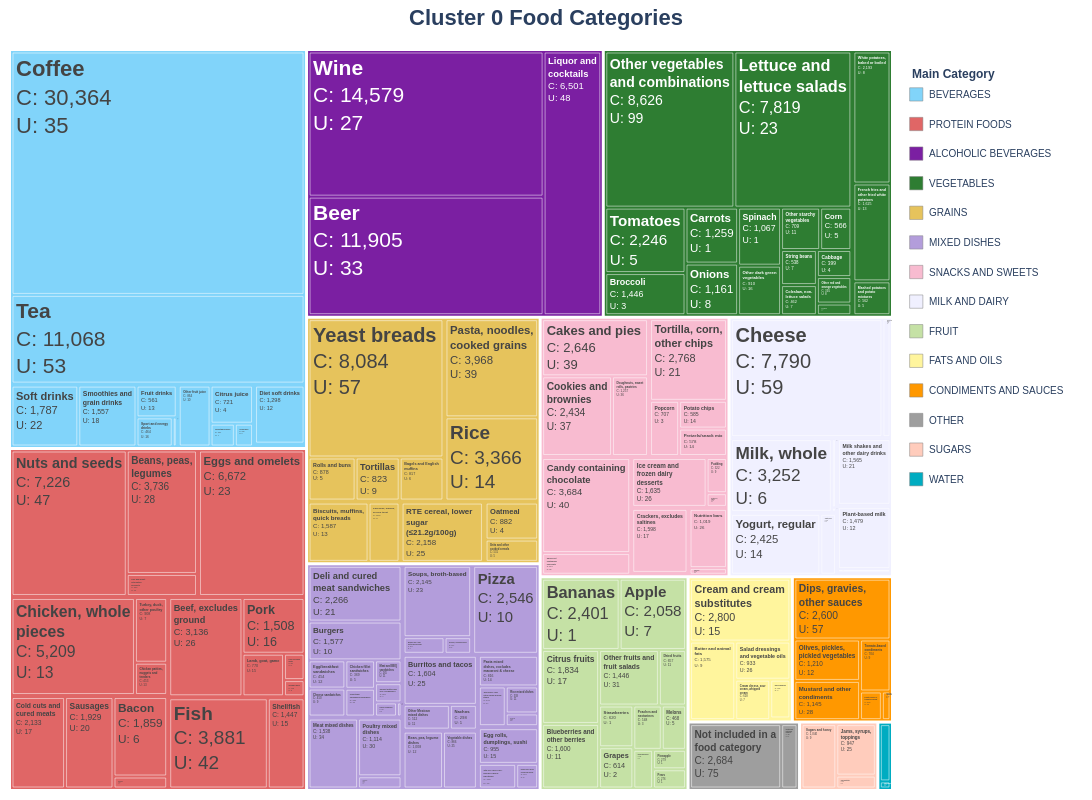

Notebook code cell kept with this figure:
### Code cell
# Example usage:
fig = create_food_treemap(
    user_food_cluster_df[user_food_cluster_df['cluster'] == 0], 
    output_png="food_treemap_cluster_0.png",
    title="Cluster 0 Food Categories"
)
fig.show() # For interactive display

### Figure 1 — Plotly figure (JSON) as saved in the notebook; plotly's stock layout.template omitted (floating-point values rounded to 4 significant figures; data arrays with more than 128 entries replaced by an {"elided": "..."} marker saying what was removed)
{"data": [{"branchvalues": "total", "customdata": {"elided": "212x2 str values"}, "domain": {"x": [0, 1], "y": [0, 1]}, "hovertemplate": {"elided": "212 str values"}, "ids": {"elided": "212 str values"}, "insidetextfont": {"family": "Arial, sans-serif", "size": {"elided": "212 int values"}}, "labels": {"elided": "212 str values"}, "marker": {"colors": {"elided": "212 str values"}, "depthfade": false, "line": {"color": "white", "width": {"elided": "212 float values"}}, "pad": {"b": 1, "l": 1, "r": 1, "t": 1}}, "name": "", "parents": {"elided": "212 str values"}, "textposition": "top left", "texttemplate": "<b>%{label}</b><br>C: %{value:,.0f}<br>U: %{customdata[0]:,.0f}", "type": "treemap", "values": {"elided": "212 float values"}}], "layout": {"annotations": [{"align": "left", "font": {"size": 12}, "showarrow": false, "text": "<b>Main Category</b>", "x": 1.02, "xanchor": "left", "xref": "paper", "y": 0.98, "yref": "paper"}, {"align": "left", "font": {"size": 10}, "showarrow": false, "text": "BEVERAGES", "x": 1.04, "xanchor": "left", "xref": "paper", "y": 0.94, "yanchor": "middle", "yref": "paper"}, {"align": "left", "font": {"size": 10}, "showarrow": false, "text": "PROTEIN FOODS", "x": 1.04, "xanchor": "left", "xref": "paper", "y": 0.9, "yanchor": "middle", "yref": "paper"}, {"align": "left", "font": {"size": 10}, "showarrow": false, "text": "ALCOHOLIC BEVERAGES", "x": 1.04, "xanchor": "left", "xref": "paper", "y": 0.86, "yanchor": "middle", "yref": "paper"}, {"align": "left", "font": {"size": 10}, "showarrow": false, "text": "VEGETABLES", "x": 1.04, "xanchor": "left", "xref": "paper", "y": 0.82, "yanchor": "middle", "yref": "paper"}, {"align": "left", "font": {"size": 10}, "showarrow": false, "text": "GRAINS", "x": 1.04, "xanchor": "left", "xref": "paper", "y": 0.78, "yanchor": "middle", "yref": "paper"}, {"align": "left", "font": {"size": 10}, "showarrow": false, "text": "MIXED DISHES", "x": 1.04, "xanchor": "left", "xref": "paper", "y": 0.74, "yanchor": "middle", "yref": "paper"}, {"align": "left", "font": {"size": 10}, "showarrow": false, "text": "SNACKS AND SWEETS", "x": 1.04, "xanchor": "left", "xref": "paper", "y": 0.7, "yanchor": "middle", "yref": "paper"}, {"align": "left", "font": {"size": 10}, "showarrow": false, "text": "MILK AND DAIRY", "x": 1.04, "xanchor": "left", "xref": "paper", "y": 0.66, "yanchor": "middle", "yref": "paper"}, {"align": "left", "font": {"size": 10}, "showarrow": false, "text": "FRUIT", "x": 1.04, "xanchor": "left", "xref": "paper", "y": 0.62, "yanchor": "middle", "yref": "paper"}, {"align": "left", "font": {"size": 10}, "showarrow": false, "text": "FATS AND OILS", "x": 1.04, "xanchor": "left", "xref": "paper", "y": 0.58, "yanchor": "middle", "yref": "paper"}, {"align": "left", "font": {"size": 10}, "showarrow": false, "text": "CONDIMENTS AND SAUCES", "x": 1.04, "xanchor": "left", "xref": "paper", "y": 0.54, "yanchor": "middle", "yref": "paper"}, {"align": "left", "font": {"size": 10}, "showarrow": false, "text": "OTHER", "x": 1.04, "xanchor": "left", "xref": "paper", "y": 0.5, "yanchor": "middle", "yref": "paper"}, {"align": "left", "font": {"size": 10}, "showarrow": false, "text": "SUGARS", "x": 1.04, "xanchor": "left", "xref": "paper", "y": 0.46, "yanchor": "middle", "yref": "paper"}, {"align": "left", "font": {"size": 10}, "showarrow": false, "text": "WATER", "x": 1.04, "xanchor": "left", "xref": "paper", "y": 0.42, "yanchor": "middle", "yref": "paper"}], "coloraxis": {"showscale": false}, "font": {"family": "Arial, sans-serif"}, "height": 800, "margin": {"b": 10, "l": 10, "r": 200, "t": 50}, "paper_bgcolor": "white", "plot_bgcolor": "white", "shapes": [{"fillcolor": "#81d4fa", "line": {"color": "grey", "width": 0.5}, "type": "rect", "x0": 1.02, "x1": 1.035, "xref": "paper", "y0": 0.931, "y1": 0.949, "yref": "paper"}, {"fillcolor": "#e06666", "line": {"color": "grey", "width": 0.5}, "type": "rect", "x0": 1.02, "x1": 1.035, "xref": "paper", "y0": 0.891, "y1": 0.909, "yref": "paper"}, {"fillcolor": "#7b1fa2", "line": {"color": "grey", "width": 0.5}, "type": "rect", "x0": 1.02, "x1": 1.035, "xref": "paper", "y0": 0.851, "y1": 0.869, "yref": "paper"}, {"fillcolor": "#2e7d32", "line": {"color": "grey", "width": 0.5}, "type": "rect", "x0": 1.02, "x1": 1.035, "xref": "paper", "y0": 0.811, "y1": 0.829, "yref": "paper"}, {"fillcolor": "#e6c35c", "line": {"color": "grey", "width": 0.5}, "type": "rect", "x0": 1.02, "x1": 1.035, "xref": "paper", "y0": 0.771, "y1": 0.789, "yref": "paper"}, {"fillcolor": "#b39ddb", "line": {"color": "grey", "width": 0.5}, "type": "rect", "x0": 1.02, "x1": 1.035, "xref": "paper", "y0": 0.731, "y1": 0.749, "yref": "paper"}, {"fillcolor": "#f8bbd0", "line": {"color": "grey", "width": 0.5}, "type": "rect", "x0": 1.02, "x1": 1.035, "xref": "paper", "y0": 0.691, "y1": 0.709, "yref": "paper"}, {"fillcolor": "#f0f0ff", "line": {"color": "grey", "width": 0.5}, "type": "rect", "x0": 1.02, "x1": 1.035, "xref": "paper", "y0": 0.651, "y1": 0.669, "yref": "paper"}, {"fillcolor": "#c5e1a5", "line": {"color": "grey", "width": 0.5}, "type": "rect", "x0": 1.02, "x1": 1.035, "xref": "paper", "y0": 0.611, "y1": 0.629, "yref": "paper"}, {"fillcolor": "#fff59d", "line": {"color": "grey", "width": 0.5}, "type": "rect", "x0": 1.02, "x1": 1.035, "xref": "paper", "y0": 0.571, "y1": 0.589, "yref": "paper"}, {"fillcolor": "#ff9800", "line": {"color": "grey", "width": 0.5}, "type": "rect", "x0": 1.02, "x1": 1.035, "xref": "paper", "y0": 0.531, "y1": 0.549, "yref": "paper"}, {"fillcolor": "#9e9e9e", "line": {"color": "grey", "width": 0.5}, "type": "rect", "x0": 1.02, "x1": 1.035, "xref": "paper", "y0": 0.491, "y1": 0.509, "yref": "paper"}, {"fillcolor": "#ffccbc", "line": {"color": "grey", "width": 0.5}, "type": "rect", "x0": 1.02, "x1": 1.035, "xref": "paper", "y0": 0.451, "y1": 0.469, "yref": "paper"}, {"fillcolor": "#00acc1", "line": {"color": "grey", "width": 0.5}, "type": "rect", "x0": 1.02, "x1": 1.035, "xref": "paper", "y0": 0.411, "y1": 0.429, "yref": "paper"}], "showlegend": false, "title": {"font": {"size": 22}, "text": "<b>Cluster 0 Food Categories</b>", "x": 0.5, "xanchor": "center"}, "width": 1200, "xaxis": {"showgrid": false, "showticklabels": false, "visible": false, "zeroline": false}, "yaxis": {"showgrid": false, "showticklabels": false, "visible": false, "zeroline": false}}}
